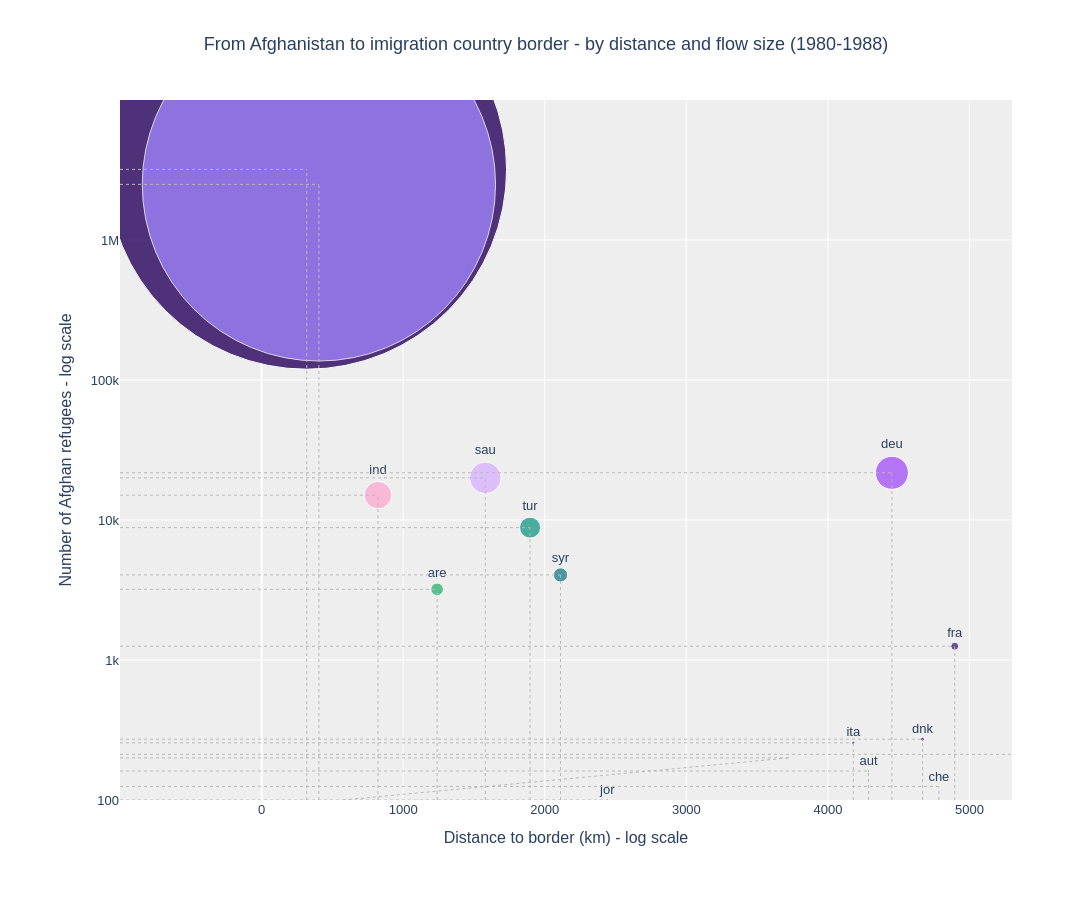

The code cell stored with this chart in its notebook:
### Code cell
# -------------------------------------------------
#        Number of refugees VS distance
# -------------------------------------------------

# Prep plot data
afg_plot = prepare_plot_data("afg", 1980, 1988)
afg_order = ordered_asylumisos_by_label(afg_plot)

# custom colors
color_discrete_map = {
    "pak": "#28035e",
    "irn": "#9E84FA",
    "deu": "#a855f7",
    "usa": "#c084fc",
    "sau": "#d8b4fe",
    "ind": "#fcabcf",
}

# create scatter plot
fig = px.scatter(
    afg_plot,
    x="border_distance_km",
    y="count",
    size="count",
    color="asylumiso",
    color_discrete_map=color_discrete_map,
    category_orders={"asylumiso": afg_order},
    text="asylumiso",
    log_y=True,
    hover_name="asylumname",
    hover_data={"asylumiso": False},
    labels={
        "border_distance_km": "Distance to border (km) - log scale",
        "count": "Number of Afghan refugees - log scale",
        "asylumiso": "Destination country",
    },
    title="From Afghanistan to imigration country border - by distance and flow size (1980-1988)",
    color_discrete_sequence=px.colors.sequential.Viridis,
)

# put iran trace last so it is drawn on top
fig.data = tuple(
    [trace for trace in fig.data if not trace.name.startswith("irn")]
    + [trace for trace in fig.data if trace.name.startswith("irn")]
)

# style scatter plot
fig.update_traces(
    textposition="top center",
    marker=dict(sizemode="area", sizeref=40, opacity=0.8),
)

apply_hover_styling(fig, lighten_color_hls, 0.35)

# axes
fig.update_yaxes(
    range=[2, 7],
    tickvals=[1e2, 1e3, 1e4, 1e5, 1e6],
    ticktext=["100", "1k", "10k", "100k", "1M"],
)

x_min = -1000
x_max = 5300
fig.update_xaxes(
    range=[x_min, x_max],
    tickvals=[0, 1000, 2000, 3000, 4000, 5000],
    ticktext=["0", "1000", "2000", "3000", "4000", "5000"],
)

fig.update_layout(
    title_x=0.5,
    width=1200,
    height=900,
    plot_bgcolor="#eeeeee",
    paper_bgcolor="white",
    showlegend=False,
    font=dict(family="Helvetica", size=13),
    margin=dict(l=120, r=80, t=100, b=100),
)

add_grid_lines(fig, afg_plot, x_min)

# save plot
fig.write_html("../visualizations/afghanistan_distance_vs_count.html")

fig.show()

### Figure 1 — Plotly figure (JSON) as saved in the notebook; plotly's stock layout.template omitted (floating-point values rounded to 4 significant figures)
{"data": [{"customdata": [["are"]], "hovertemplate": "<b>%{hovertext}</b><br><br>Distance to border (km) - log scale=%{x}<br>Number of Afghan refugees - log scale=%{marker.size}<extra></extra>", "hovertext": ["united arab emirates"], "legendgroup": "are", "marker": {"color": "#35b779", "size": [3200], "sizemode": "area", "sizeref": 40, "symbol": "circle", "opacity": 0.8}, "mode": "markers+text", "name": "are", "orientation": "v", "showlegend": true, "text": ["are"], "x": [1240.0], "xaxis": "x", "y": [3200], "yaxis": "y", "type": "scatter", "textposition": "top center", "hoverlabel": {"bgcolor": "rgb(180, 233, 208)", "bordercolor": "#35b779", "font": {"size": 13, "color": "black"}}}, {"customdata": [["aut"]], "hovertemplate": "<b>%{hovertext}</b><br><br>Distance to border (km) - log scale=%{x}<br>Number of Afghan refugees - log scale=%{marker.size}<extra></extra>", "hovertext": ["austria"], "legendgroup": "aut", "marker": {"color": "#6ece58", "size": [161], "sizemode": "area", "sizeref": 40, "symbol": "circle", "opacity": 0.8}, "mode": "markers+text", "name": "aut", "orientation": "v", "showlegend": true, "text": ["aut"], "x": [4287.0], "xaxis": "x", "y": [161], "yaxis": "y", "type": "scatter", "textposition": "top center", "hoverlabel": {"bgcolor": "rgb(204, 237, 196)", "bordercolor": "#6ece58", "font": {"size": 13, "color": "black"}}}, {"customdata": [["bhr"]], "hovertemplate": "<b>%{hovertext}</b><br><br>Distance to border (km) - log scale=%{x}<br>Number of Afghan refugees - log scale=%{marker.size}<extra></extra>", "hovertext": ["bahrain"], "legendgroup": "bhr", "marker": {"color": "#b5de2b", "size": [200], "sizemode": "area", "sizeref": 40, "symbol": "circle", "opacity": 0.8}, "mode": "markers+text", "name": "bhr", "orientation": "v", "showlegend": true, "text": ["bhr"], "x": [NaN], "xaxis": "x", "y": [200], "yaxis": "y", "type": "scatter", "textposition": "top center", "hoverlabel": {"bgcolor": "rgb(229, 243, 180)", "bordercolor": "#b5de2b", "font": {"size": 13, "color": "black"}}}, {"customdata": [["che"]], "hovertemplate": "<b>%{hovertext}</b><br><br>Distance to border (km) - log scale=%{x}<br>Number of Afghan refugees - log scale=%{marker.size}<extra></extra>", "hovertext": ["switzerland"], "legendgroup": "che", "marker": {"color": "#fde725", "size": [125], "sizemode": "area", "sizeref": 40, "symbol": "circle", "opacity": 0.8}, "mode": "markers+text", "name": "che", "orientation": "v", "showlegend": true, "text": ["che"], "x": [4784.0], "xaxis": "x", "y": [125], "yaxis": "y", "type": "scatter", "textposition": "top center", "hoverlabel": {"bgcolor": "rgb(254, 246, 178)", "bordercolor": "#fde725", "font": {"size": 13, "color": "black"}}}, {"customdata": [["deu"]], "hovertemplate": "<b>%{hovertext}</b><br><br>Distance to border (km) - log scale=%{x}<br>Number of Afghan refugees - log scale=%{marker.size}<extra></extra>", "hovertext": ["germany"], "legendgroup": "deu", "marker": {"color": "#a855f7", "size": [21743], "sizemode": "area", "sizeref": 40, "symbol": "circle", "opacity": 0.8}, "mode": "markers+text", "name": "deu", "orientation": "v", "showlegend": true, "text": ["deu"], "x": [4452.0], "xaxis": "x", "y": [21743], "yaxis": "y", "type": "scatter", "textposition": "top center", "hoverlabel": {"bgcolor": "rgb(224, 195, 252)", "bordercolor": "#a855f7", "font": {"size": 13, "color": "black"}}}, {"customdata": [["dnk"]], "hovertemplate": "<b>%{hovertext}</b><br><br>Distance to border (km) - log scale=%{x}<br>Number of Afghan refugees - log scale=%{marker.size}<extra></extra>", "hovertext": ["denmark"], "legendgroup": "dnk", "marker": {"color": "#440154", "size": [272], "sizemode": "area", "sizeref": 40, "symbol": "circle", "opacity": 0.8}, "mode": "markers+text", "name": "dnk", "orientation": "v", "showlegend": true, "text": ["dnk"], "x": [4668.0], "xaxis": "x", "y": [272], "yaxis": "y", "type": "scatter", "textposition": "top center", "hoverlabel": {"bgcolor": "rgb(225, 107, 253)", "bordercolor": "#440154", "font": {"size": 13, "color": "black"}}}, {"customdata": [["fra"]], "hovertemplate": "<b>%{hovertext}</b><br><br>Distance to border (km) - log scale=%{x}<br>Number of Afghan refugees - log scale=%{marker.size}<extra></extra>", "hovertext": ["france"], "legendgroup": "fra", "marker": {"color": "#482878", "size": [1254], "sizemode": "area", "sizeref": 40, "symbol": "circle", "opacity": 0.8}, "mode": "markers+text", "name": "fra", "orientation": "v", "showlegend": true, "text": ["fra"], "x": [4896.0], "xaxis": "x", "y": [1254], "yaxis": "y", "type": "scatter", "textposition": "top center", "hoverlabel": {"bgcolor": "rgb(187, 163, 224)", "bordercolor": "#482878", "font": {"size": 13, "color": "black"}}}, {"customdata": [["ind"]], "hovertemplate": "<b>%{hovertext}</b><br><br>Distance to border (km) - log scale=%{x}<br>Number of Afghan refugees - log scale=%{marker.size}<extra></extra>", "hovertext": ["india"], "legendgroup": "ind", "marker": {"color": "#fcabcf", "size": [15050], "sizemode": "area", "sizeref": 40, "symbol": "circle", "opacity": 0.8}, "mode": "markers+text", "name": "ind", "orientation": "v", "showlegend": true, "text": ["ind"], "x": [822.2], "xaxis": "x", "y": [15050], "yaxis": "y", "type": "scatter", "textposition": "top center", "hoverlabel": {"bgcolor": "rgb(253, 225, 238)", "bordercolor": "#fcabcf", "font": {"size": 13, "color": "black"}}}, {"customdata": [["ita"]], "hovertemplate": "<b>%{hovertext}</b><br><br>Distance to border (km) - log scale=%{x}<br>Number of Afghan refugees - log scale=%{marker.size}<extra></extra>", "hovertext": ["italy"], "legendgroup": "ita", "marker": {"color": "#3e4989", "size": [256], "sizemode": "area", "sizeref": 40, "symbol": "circle", "opacity": 0.8}, "mode": "markers+text", "name": "ita", "orientation": "v", "showlegend": true, "text": ["ita"], "x": [4179.0], "xaxis": "x", "y": [256], "yaxis": "y", "type": "scatter", "textposition": "top center", "hoverlabel": {"bgcolor": "rgb(180, 186, 221)", "bordercolor": "#3e4989", "font": {"size": 13, "color": "black"}}}, {"customdata": [["jor"]], "hovertemplate": "<b>%{hovertext}</b><br><br>Distance to border (km) - log scale=%{x}<br>Number of Afghan refugees - log scale=%{marker.size}<extra></extra>", "hovertext": ["jordan"], "legendgroup": "jor", "marker": {"color": "#31688e", "size": [100], "sizemode": "area", "sizeref": 40, "symbol": "circle", "opacity": 0.8}, "mode": "markers+text", "name": "jor", "orientation": "v", "showlegend": true, "text": ["jor"], "x": [2442.0], "xaxis": "x", "y": [100], "yaxis": "y", "type": "scatter", "textposition": "top center", "hoverlabel": {"bgcolor": "rgb(171, 204, 226)", "bordercolor": "#31688e", "font": {"size": 13, "color": "black"}}}, {"customdata": [["pak"]], "hovertemplate": "<b>%{hovertext}</b><br><br>Distance to border (km) - log scale=%{x}<br>Number of Afghan refugees - log scale=%{marker.size}<extra></extra>", "hovertext": ["pakistan"], "legendgroup": "pak", "marker": {"color": "#28035e", "size": [3193580], "sizemode": "area", "sizeref": 40, "symbol": "circle", "opacity": 0.8}, "mode": "markers+text", "name": "pak", "orientation": "v", "showlegend": true, "text": ["pak"], "x": [319.1], "xaxis": "x", "y": [3193580], "yaxis": "y", "type": "scatter", "textposition": "top center", "hoverlabel": {"bgcolor": "rgb(170, 114, 250)", "bordercolor": "#28035e", "font": {"size": 13, "color": "black"}}}, {"customdata": [["sau"]], "hovertemplate": "<b>%{hovertext}</b><br><br>Distance to border (km) - log scale=%{x}<br>Number of Afghan refugees - log scale=%{marker.size}<extra></extra>", "hovertext": ["saudi arabia"], "legendgroup": "sau", "marker": {"color": "#d8b4fe", "size": [20000], "sizemode": "area", "sizeref": 40, "symbol": "circle", "opacity": 0.8}, "mode": "markers+text", "name": "sau", "orientation": "v", "showlegend": true, "text": ["sau"], "x": [1580.0], "xaxis": "x", "y": [20000], "yaxis": "y", "type": "scatter", "textposition": "top center", "hoverlabel": {"bgcolor": "rgb(241, 228, 254)", "bordercolor": "#d8b4fe", "font": {"size": 13, "color": "black"}}}, {"customdata": [["syr"]], "hovertemplate": "<b>%{hovertext}</b><br><br>Distance to border (km) - log scale=%{x}<br>Number of Afghan refugees - log scale=%{marker.size}<extra></extra>", "hovertext": ["syria"], "legendgroup": "syr", "marker": {"color": "#26828e", "size": [4050], "sizemode": "area", "sizeref": 40, "symbol": "circle", "opacity": 0.8}, "mode": "markers+text", "name": "syr", "orientation": "v", "showlegend": true, "text": ["syr"], "x": [2111.0], "xaxis": "x", "y": [4050], "yaxis": "y", "type": "scatter", "textposition": "top center", "hoverlabel": {"bgcolor": "rgb(163, 222, 230)", "bordercolor": "#26828e", "font": {"size": 13, "color": "black"}}}, {"customdata": [["tur"]], "hovertemplate": "<b>%{hovertext}</b><br><br>Distance to border (km) - log scale=%{x}<br>Number of Afghan refugees - log scale=%{marker.size}<extra></extra>", "hovertext": ["türkiye"], "legendgroup": "tur", "marker": {"color": "#1f9e89", "size": [8820], "sizemode": "area", "sizeref": 40, "symbol": "circle", "opacity": 0.8}, "mode": "markers+text", "name": "tur", "orientation": "v", "showlegend": true, "text": ["tur"], "x": [1896.0], "xaxis": "x", "y": [8820], "yaxis": "y", "type": "scatter", "textposition": "top center", "hoverlabel": {"bgcolor": "rgb(161, 236, 224)", "bordercolor": "#1f9e89", "font": {"size": 13, "color": "black"}}}, {"customdata": [["usa"]], "hovertemplate": "<b>%{hovertext}</b><br><br>Distance to border (km) - log scale=%{x}<br>Number of Afghan refugees - log scale=%{marker.size}<extra></extra>", "hovertext": ["united states of america"], "legendgroup": "usa", "marker": {"color": "#c084fc", "size": [212], "sizemode": "area", "sizeref": 40, "symbol": "circle", "opacity": 0.8}, "mode": "markers+text", "name": "usa", "orientation": "v", "showlegend": true, "text": ["usa"], "x": [10060.0], "xaxis": "x", "y": [212], "yaxis": "y", "type": "scatter", "textposition": "top center", "hoverlabel": {"bgcolor": "rgb(232, 211, 253)", "bordercolor": "#c084fc", "font": {"size": 13, "color": "black"}}}, {"customdata": [["irn"]], "hovertemplate": "<b>%{hovertext}</b><br><br>Distance to border (km) - log scale=%{x}<br>Number of Afghan refugees - log scale=%{marker.size}<extra></extra>", "hovertext": ["iran"], "legendgroup": "irn", "marker": {"color": "#9E84FA", "size": [2496000], "sizemode": "area", "sizeref": 40, "symbol": "circle", "opacity": 0.8}, "mode": "markers+text", "name": "irn", "orientation": "v", "showlegend": true, "text": ["irn"], "x": [404.8], "xaxis": "x", "y": [2496000], "yaxis": "y", "type": "scatter", "textposition": "top center", "hoverlabel": {"bgcolor": "rgb(221, 211, 253)", "bordercolor": "#9E84FA", "font": {"size": 13, "color": "black"}}}], "layout": {"xaxis": {"anchor": "y", "domain": [0.0, 1.0], "title": {"text": "Distance to border (km) - log scale"}, "range": [-1000, 5300], "tickvals": [0, 1000, 2000, 3000, 4000, 5000], "ticktext": ["0", "1000", "2000", "3000", "4000", "5000"]}, "yaxis": {"anchor": "x", "domain": [0.0, 1.0], "title": {"text": "Number of Afghan refugees - log scale"}, "type": "log", "range": [2, 7], "tickvals": [100.0, 1000.0, 10000.0, 100000.0, 1000000.0], "ticktext": ["100", "1k", "10k", "100k", "1M"]}, "legend": {"title": {"text": "Destination country"}, "tracegroupgap": 0, "itemsizing": "constant"}, "title": {"text": "From Afghanistan to imigration country border - by distance and flow size (1980-1988)", "x": 0.5}, "font": {"family": "Helvetica", "size": 13}, "margin": {"l": 120, "r": 80, "t": 100, "b": 100}, "width": 1200, "height": 900, "plot_bgcolor": "#eeeeee", "paper_bgcolor": "white", "showlegend": false, "shapes": [{"layer": "above", "line": {"color": "#B8B8B8", "dash": "dot", "width": 1}, "type": "line", "x0": -1000, "x1": 1240.0, "xref": "x", "y0": 3200, "y1": 3200, "yref": "y"}, {"layer": "above", "line": {"color": "#B8B8B8", "dash": "dot", "width": 1}, "type": "line", "x0": 1240.0, "x1": 1240.0, "xref": "x", "y0": 100, "y1": 3200, "yref": "y"}, {"layer": "above", "line": {"color": "#B8B8B8", "dash": "dot", "width": 1}, "type": "line", "x0": -1000, "x1": 4287.0, "xref": "x", "y0": 161, "y1": 161, "yref": "y"}, {"layer": "above", "line": {"color": "#B8B8B8", "dash": "dot", "width": 1}, "type": "line", "x0": 4287.0, "x1": 4287.0, "xref": "x", "y0": 100, "y1": 161, "yref": "y"}, {"layer": "above", "line": {"color": "#B8B8B8", "dash": "dot", "width": 1}, "type": "line", "x0": -1000, "x1": null, "xref": "x", "y0": 200, "y1": 200, "yref": "y"}, {"layer": "above", "line": {"color": "#B8B8B8", "dash": "dot", "width": 1}, "type": "line", "x0": null, "x1": null, "xref": "x", "y0": 100, "y1": 200, "yref": "y"}, {"layer": "above", "line": {"color": "#B8B8B8", "dash": "dot", "width": 1}, "type": "line", "x0": -1000, "x1": 4784.0, "xref": "x", "y0": 125, "y1": 125, "yref": "y"}, {"layer": "above", "line": {"color": "#B8B8B8", "dash": "dot", "width": 1}, "type": "line", "x0": 4784.0, "x1": 4784.0, "xref": "x", "y0": 100, "y1": 125, "yref": "y"}, {"layer": "above", "line": {"color": "#B8B8B8", "dash": "dot", "width": 1}, "type": "line", "x0": -1000, "x1": 4452.0, "xref": "x", "y0": 21743, "y1": 21743, "yref": "y"}, {"layer": "above", "line": {"color": "#B8B8B8", "dash": "dot", "width": 1}, "type": "line", "x0": 4452.0, "x1": 4452.0, "xref": "x", "y0": 100, "y1": 21743, "yref": "y"}, {"layer": "above", "line": {"color": "#B8B8B8", "dash": "dot", "width": 1}, "type": "line", "x0": -1000, "x1": 4668.0, "xref": "x", "y0": 272, "y1": 272, "yref": "y"}, {"layer": "above", "line": {"color": "#B8B8B8", "dash": "dot", "width": 1}, "type": "line", "x0": 4668.0, "x1": 4668.0, "xref": "x", "y0": 100, "y1": 272, "yref": "y"}, {"layer": "above", "line": {"color": "#B8B8B8", "dash": "dot", "width": 1}, "type": "line", "x0": -1000, "x1": 4896.0, "xref": "x", "y0": 1254, "y1": 1254, "yref": "y"}, {"layer": "above", "line": {"color": "#B8B8B8", "dash": "dot", "width": 1}, "type": "line", "x0": 4896.0, "x1": 4896.0, "xref": "x", "y0": 100, "y1": 1254, "yref": "y"}, {"layer": "above", "line": {"color": "#B8B8B8", "dash": "dot", "width": 1}, "type": "line", "x0": -1000, "x1": 822.2, "xref": "x", "y0": 15050, "y1": 15050, "yref": "y"}, {"layer": "above", "line": {"color": "#B8B8B8", "dash": "dot", "width": 1}, "type": "line", "x0": 822.2, "x1": 822.2, "xref": "x", "y0": 100, "y1": 15050, "yref": "y"}, {"layer": "above", "line": {"color": "#B8B8B8", "dash": "dot", "width": 1}, "type": "line", "x0": -1000, "x1": 404.8, "xref": "x", "y0": 2496000, "y1": 2496000, "yref": "y"}, {"layer": "above", "line": {"color": "#B8B8B8", "dash": "dot", "width": 1}, "type": "line", "x0": 404.8, "x1": 404.8, "xref": "x", "y0": 100, "y1": 2496000, "yref": "y"}, {"layer": "above", "line": {"color": "#B8B8B8", "dash": "dot", "width": 1}, "type": "line", "x0": -1000, "x1": 4179.0, "xref": "x", "y0": 256, "y1": 256, "yref": "y"}, {"layer": "above", "line": {"color": "#B8B8B8", "dash": "dot", "width": 1}, "type": "line", "x0": 4179.0, "x1": 4179.0, "xref": "x", "y0": 100, "y1": 256, "yref": "y"}, {"layer": "above", "line": {"color": "#B8B8B8", "dash": "dot", "width": 1}, "type": "line", "x0": -1000, "x1": 2442.0, "xref": "x", "y0": 100, "y1": 100, "yref": "y"}, {"layer": "above", "line": {"color": "#B8B8B8", "dash": "dot", "width": 1}, "type": "line", "x0": 2442.0, "x1": 2442.0, "xref": "x", "y0": 100, "y1": 100, "yref": "y"}, {"layer": "above", "line": {"color": "#B8B8B8", "dash": "dot", "width": 1}, "type": "line", "x0": -1000, "x1": 319.1, "xref": "x", "y0": 3193580, "y1": 3193580, "yref": "y"}, {"layer": "above", "line": {"color": "#B8B8B8", "dash": "dot", "width": 1}, "type": "line", "x0": 319.1, "x1": 319.1, "xref": "x", "y0": 100, "y1": 3193580, "yref": "y"}, {"layer": "above", "line": {"color": "#B8B8B8", "dash": "dot", "width": 1}, "type": "line", "x0": -1000, "x1": 1580.0, "xref": "x", "y0": 20000, "y1": 20000, "yref": "y"}, {"layer": "above", "line": {"color": "#B8B8B8", "dash": "dot", "width": 1}, "type": "line", "x0": 1580.0, "x1": 1580.0, "xref": "x", "y0": 100, "y1": 20000, "yref": "y"}, {"layer": "above", "line": {"color": "#B8B8B8", "dash": "dot", "width": 1}, "type": "line", "x0": -1000, "x1": 2111.0, "xref": "x", "y0": 4050, "y1": 4050, "yref": "y"}, {"layer": "above", "line": {"color": "#B8B8B8", "dash": "dot", "width": 1}, "type": "line", "x0": 2111.0, "x1": 2111.0, "xref": "x", "y0": 100, "y1": 4050, "yref": "y"}, {"layer": "above", "line": {"color": "#B8B8B8", "dash": "dot", "width": 1}, "type": "line", "x0": -1000, "x1": 1896.0, "xref": "x", "y0": 8820, "y1": 8820, "yref": "y"}, {"layer": "above", "line": {"color": "#B8B8B8", "dash": "dot", "width": 1}, "type": "line", "x0": 1896.0, "x1": 1896.0, "xref": "x", "y0": 100, "y1": 8820, "yref": "y"}, {"layer": "above", "line": {"color": "#B8B8B8", "dash": "dot", "width": 1}, "type": "line", "x0": -1000, "x1": 10060.0, "xref": "x", "y0": 212, "y1": 212, "yref": "y"}, {"layer": "above", "line": {"color": "#B8B8B8", "dash": "dot", "width": 1}, "type": "line", "x0": 10060.0, "x1": 10060.0, "xref": "x", "y0": 100, "y1": 212, "yref": "y"}]}}
